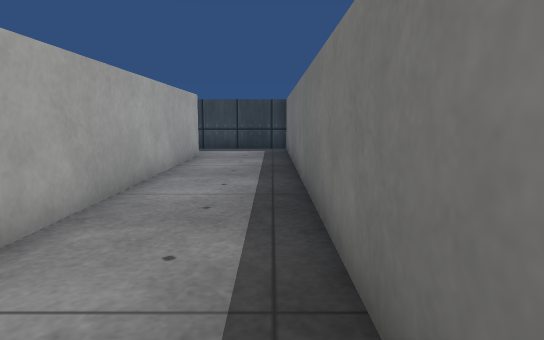
View 1 (above)

12 first-person views from a walk through a scene from a Unity 3-D project. The camera is 0.58 m above the floor, tilts 8° down and sees 75° across. The floor is counted in squares, 0.5 m on a side. Each view is taken from the middle of a square. On the plan, view 1 faces up. The plan holds only what a view shows up to about 14 squares ahead; the rest is blank. Surface patterns are stand-ins for the level's own textures.

View 2
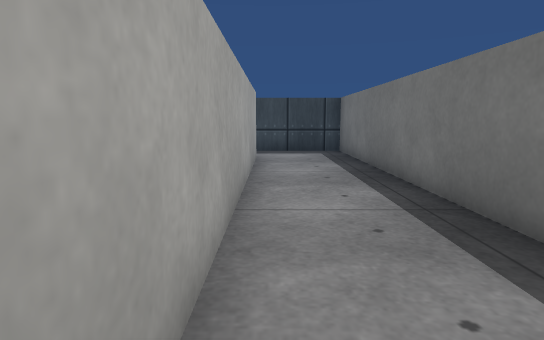

View 3
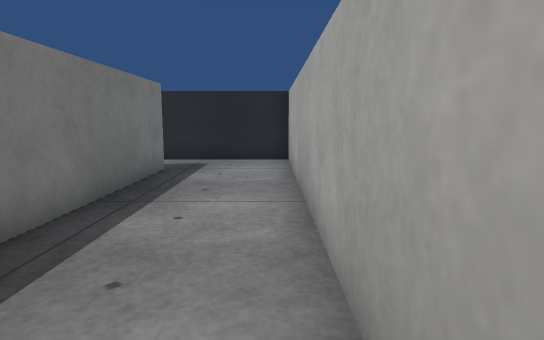

View 4
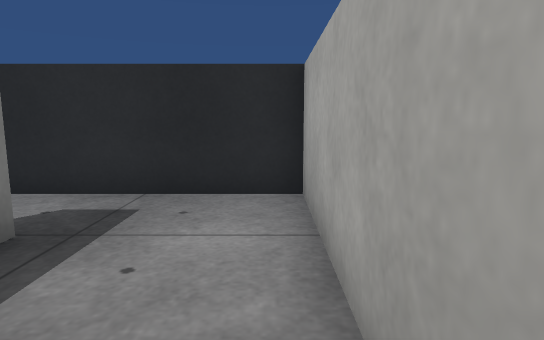

View 5
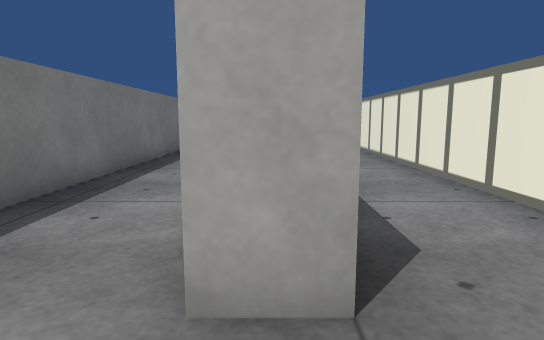

View 6
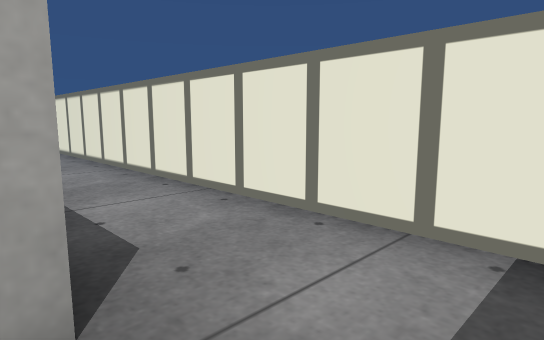

View 7
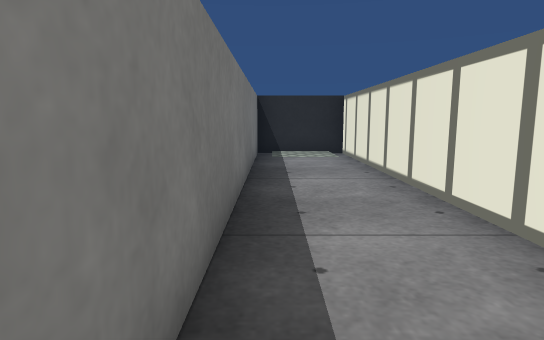

View 8
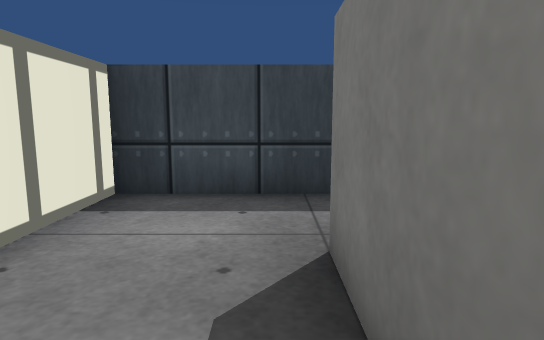

View 9
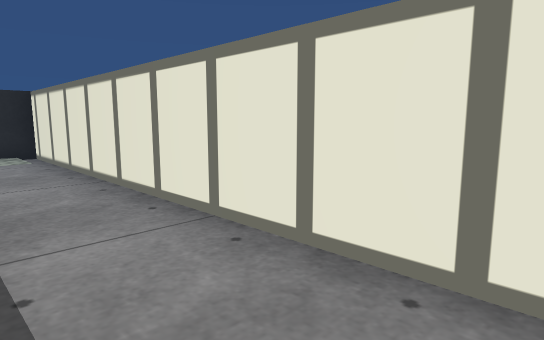

View 10
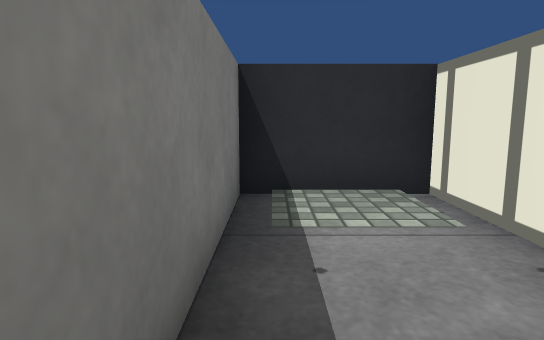

View 11
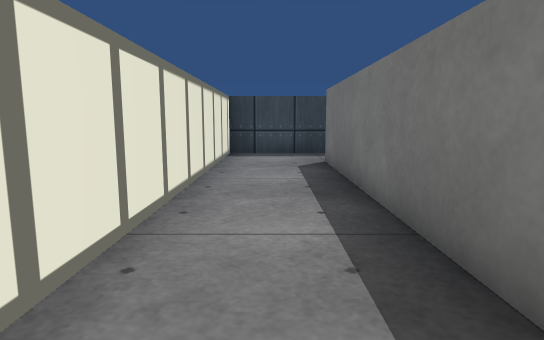

View 12
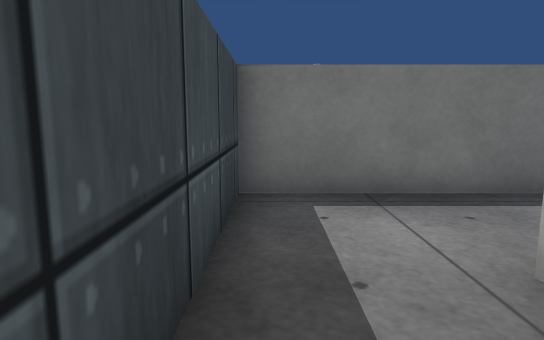

### Floor plan
Ten units are one square. View 1 is at (0, 0); x grows to the right and y downward. Boxes are objects, and circles mark ways between rooms. Rooms are numbered by the first view taken in them; rooms with no view inside come last. Other rooms are left out.
<svg viewBox="-70 -150 97 190">
<path fill="none" stroke="#000" d="M6 15 6 -145 -26 -145M-25 -120 -25 35 22 35M-26 -145 -65 -145 -65 35 -35 35 -35 -120 -25 -120"/>
<circle cx="-30" cy="-135" r="3" fill="#2a7"/>
<text x="-10" y="-50">1</text>
<text x="-50" y="-60">2</text>
</svg>
Room 1 opens to room 2.

Where each view was taken, in squares from view 1:
view 1: 0 up, 0 right, facing up
view 2: 1 up, 2 left, facing up
view 3: 7 up, 2 left, facing down
view 4: 2 up, 2 left, facing down
view 5: 14 up, 3 left, facing down
view 6: 14 up, 3 left, facing down-left
view 7: 9 up, 4 left, facing down
view 8: 9 up, 4 left, facing up
view 9: 9 up, 4 left, facing down-left
view 10: 2 up, 4 left, facing down
view 11: 2 up, 5 left, facing up
view 12: 14 up, 5 left, facing right
